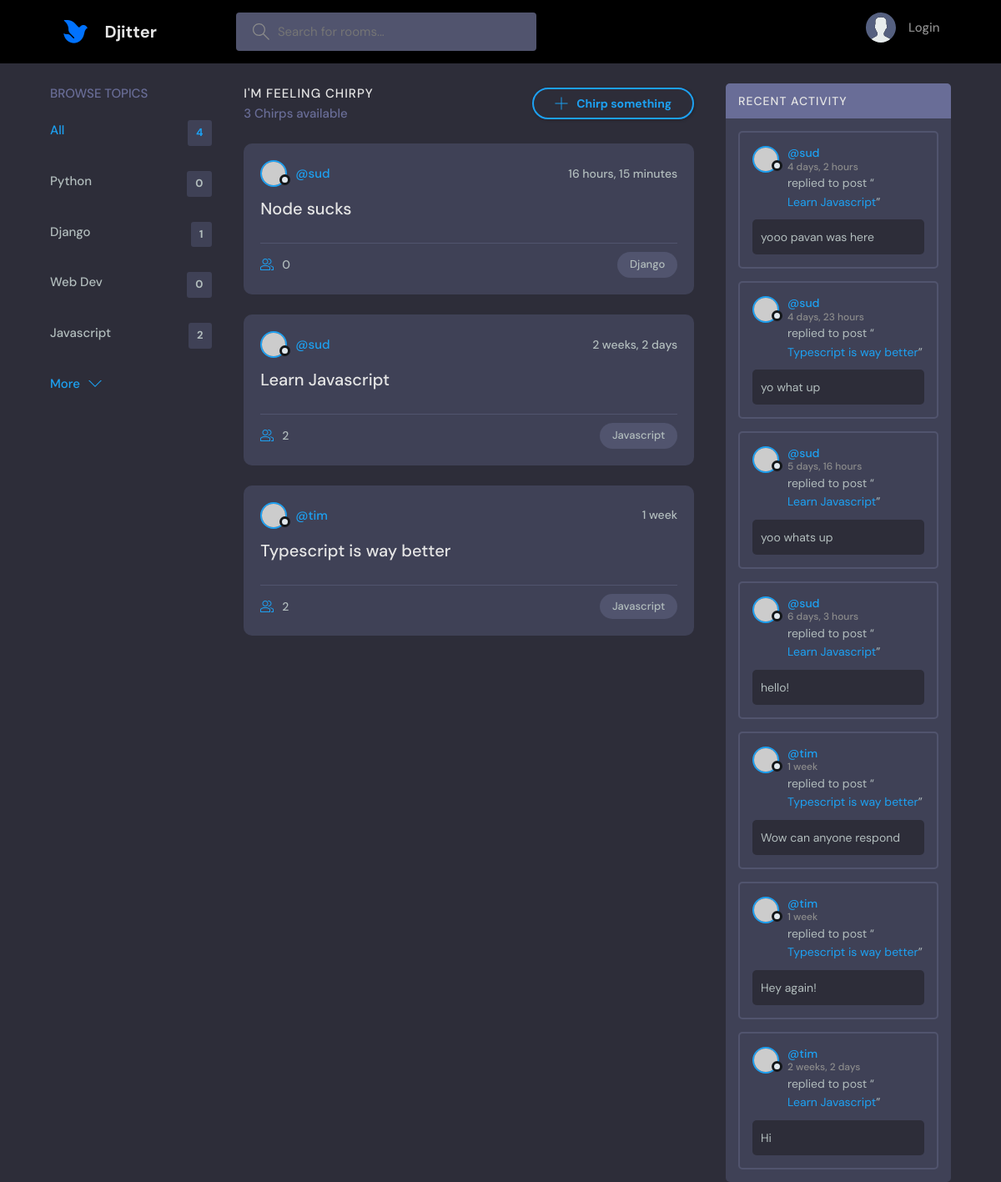
The page / on the database its author committed.
### base/models.py (models this page shows, shortened)
class Topic(models.Model):
    name = models.CharField(max_length=200)

class Room(models.Model):
    host = models.ForeignKey(User, on_delete=models.SET_NULL, null=True)
    topic = models.ForeignKey(
        Topic, on_delete=models.SET_NULL, null=True
    )  # Topic would need to be enclosed in quotes if class Topic was below class Room
    name = models.CharField(max_length=200)
    description = models.TextField(null=True, blank=True)
    participants = models.ManyToManyField(
        User, related_name='participants', blank=True
    )  # related_name allows us to access participants from User model
    updated = models.DateTimeField(auto_now=True)
    created = models.DateTimeField(auto_now_add=True)
    class Meta:
        ordering = ['-updated', '-created'] # '-' means descending so newest is at the top
    def __str__(self):
        return self.name

class Message(models.Model):
    user = models.ForeignKey(
        User, on_delete=models.CASCADE
    )  # on_delete=models.CASCADE means if the user is deleted, delete all messages by the user
    room = models.ForeignKey(Room, on_delete=models.CASCADE)
    body = models.TextField()
    updated = models.DateTimeField(auto_now=True)
    created = models.DateTimeField(auto_now_add=True)
    class Meta:
        ordering = ['-updated', '-created']

### base/views.py (the view)
# urls.py: path('', views.home, name='home'),
def home(request):
    q = request.GET.get("q") if request.GET.get("q") != None else ""
    rooms = Room.objects.filter(
        Q(topic__name__icontains=q) | Q(name__icontains=q) | Q(description__icontains=q)
    )  # get all rooms in DB
    topic = Topic.objects.all()  # get all topics in DB
    room_count = rooms.count()
    room_messages = Message.objects.filter(Q(room__topic__name__icontains=q))
    context = {
        "rooms": rooms,
        "topics": topic,
        "room_count": room_count,
        "room_messages": room_messages,
    }
    return render(request, "base/home.html", context)

### base/templates/base/home.html (shortened to what this page needs)
{% extends 'main.html' %} {% block content %}
<main class="layout layout--3">
  <div class="container">
    {% include 'base/topics_component.html' %}
    <div class="roomList">
      <div class="roomList__header">
        <div>
          <a href="{% url 'random_room' %}">
            <h2>I'm feeling Chirpy</h2>
          </a>
          <p>{{room_count}} Chirps available</p>
        </div>
        <a class="btn btn--main btn--pill" href="{% url 'create-room' %}">
          <svg
            version="1.1"
            xmlns="http://www.w3.org/2000/svg"
            width="32"
            height="32"
            viewBox="0 0 32 32"
          >
            <title>add</title>
            <path
              d="M16.943 0.943h-1.885v14.115h-14.115v1.885h14.115v14.115h1.885v-14.115h14.115v-1.885h-14.115v-14.115z"
            ></path>
          </svg>
          Chirp something
        </a>
      </div>
      {% include 'base/feed_component.html' %}
    </div>
    {% include 'base/activity_component.html' %}
  </div>
</main>
{% endblock %}

### base/templates/base/topics_component.html
<div class="topics">
  <div class="topics__header">
    <h2>Browse Topics</h2>
  </div>
  <ul class="topics__list">
    <li>
      <a href="{% url 'home' %}" class="active">All <span>{{topics.count}}</span></a>
    </li>
    {% for topic in topics %}
    <li>
      <a href="{% url 'home' %}?q={{topic.name}}">{{topic.name}}<span>{{topic.room_set.all.count}}</span></a>
    </li>
    {% endfor %}
  </ul>
  <a class="btn btn--link" href="topics.html">
    More
    <svg
      version="1.1"
      xmlns="http://www.w3.org/2000/svg"
      width="32"
      height="32"
      viewBox="0 0 32 32"
    >
      <title>chevron-down</title>
      <path d="M16 21l-13-13h-3l16 16 16-16h-3l-13 13z"></path>
    </svg>
  </a>
</div>

### base/templates/base/feed_component.html (shortened to what this page needs)
{% for room in rooms %}
<div class="roomListRoom">
  <div class="roomListRoom__header">
    <a
      href="{% url 'user-profile' room.host.id %}"
      class="roomListRoom__author"
    >
      <div class="avatar avatar--small">
        <img src="https://randomuser.me/api/portraits/women/11.jpg" />
      </div>
      <span>@{{room.host.username}}</span>
    </a>
    <div class="roomListRoom__actions">
      <span>{{room.created|timesince}}</span>
    </div>
  </div>
  <div class="roomListRoom__content">
    <a href="{% url 'room' room.id %}">{{room.name}}</a>
  </div>
  <div class="roomListRoom__meta">
    <a href="{% url 'room' room.id %}" class="roomListRoom__joined">
      {{room.participants.all.count}}
    </a>
    <p class="roomListRoom__topic">{{room.topic.name}}</p>
  </div>
</div>
{% endfor %}

### base/templates/base/activity_component.html (shortened to what this page needs)
<div class="activities">
  <div class="activities__header">
    <h2>Recent Activity</h2>
  </div>
  {% for message in room_messages %}
  <div class="activities__box">
    <div class="activities__boxHeader roomListRoom__header">
      <a
        href="{% url 'user-profile' message.user.id %}"
        class="roomListRoom__author"
      >
        <div class="avatar avatar--small">
          <img src="https://randomuser.me/api/portraits/women/11.jpg" />
        </div>
        <p>
          @{{message.user}}
          <span>{{message.created|timesince}}</span>
        </p>
      </a>
    </div>
    <div class="activities__boxContent">
      <p>
        replied to post “<a href="{% url 'room' message.room.id %}">{{message.room}}</a>”
      </p>
      <div class="activities__boxRoomContent">
        {{message.body}}
      </div>
    </div>
  </div>
  {% endfor %}
</div>

### rows shown on the page
Topic: name "Python", room_set.all.count "0"
Topic: name "Django", room_set.all.count "1"
Topic: name "Web Dev", room_set.all.count "0"
Topic: name "Javascript", room_set.all.count "2"
Room: host.username "sud", created "16 hours, 15 minutes", name "Node sucks", participants.all.count "0", topic.name "Django"
Room: host.username "sud", created "2 weeks, 2 days", name "Learn Javascript", participants.all.count "2", topic.name "Javascript"
Room: host.username "tim", created "1 week", name "Typescript is way better", participants.all.count "2", topic.name "Javascript"
Message: user "sud", created "4 days, 2 hours", room "Learn Javascript", body "yooo pavan was here"
Message: user "sud", created "4 days, 23 hours", room "Typescript is way better", body "yo what up"
Message: user "sud", created "5 days, 16 hours", room "Learn Javascript", body "yoo whats up"
Message: user "sud", created "6 days, 3 hours", room "Learn Javascript", body "hello!"
Message: user "tim", created "1 week", room "Typescript is way better", body "Wow can anyone respond"
Message: user "tim", created "1 week", room "Typescript is way better", body "Hey again!"
Message: user "tim", created "2 weeks, 2 days", room "Learn Javascript", body "Hi"

### other values the page prints
{{ topics.count }} "4"
{{ room_count }} "3"
